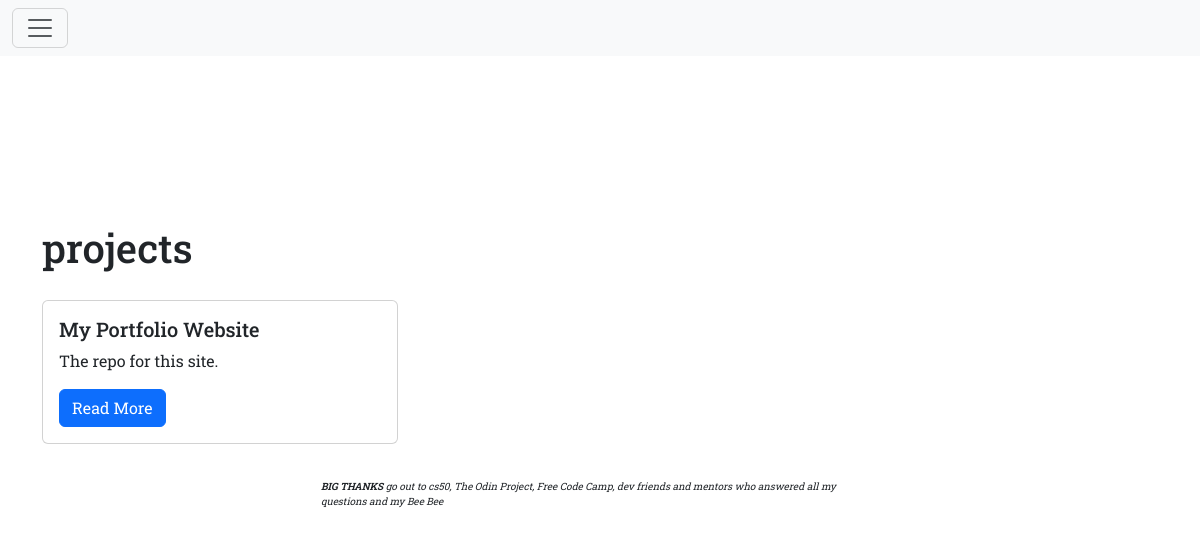
The app's page /projects/, older data.
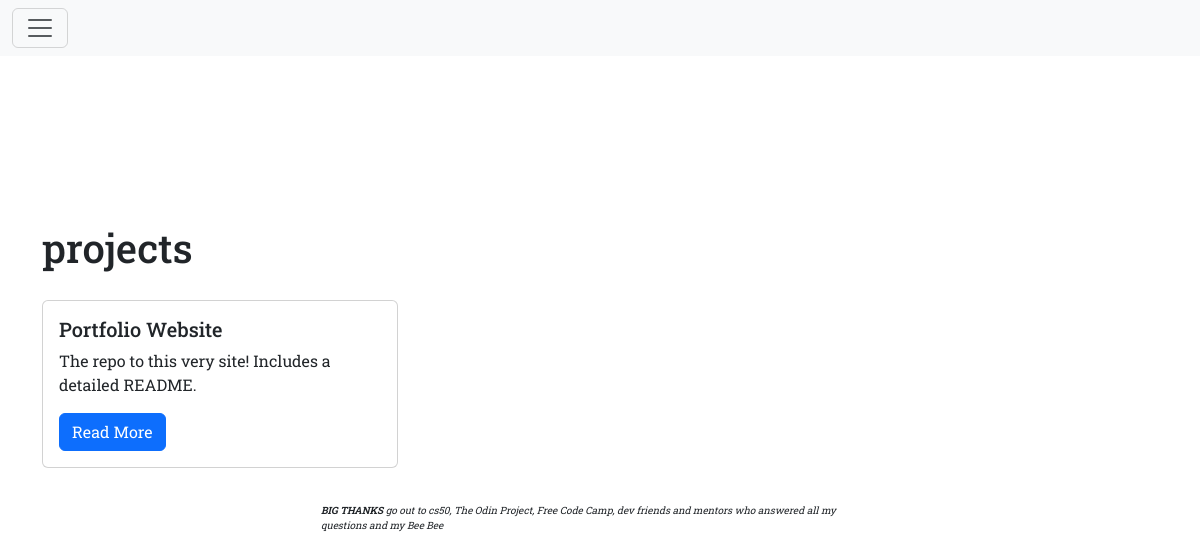
The same page, newer data.
### projects/models.py (models this page shows, shortened)
class Project(models.Model):
    title = models.CharField(max_length=100)
    description = models.TextField()
    technology = models.CharField(max_length=20)

### projects/views.py (the view)
# urls.py: path("", views.project_index, name="project_index"),
def project_index(request):
    projects = Project.objects.all()
    context = {
        "projects": projects
    }
    return render(request, "projects/project_index.html", context)

### projects/templates/projects/project_index.html
{% extends "base.html" %}
{% block page_content %}
<div class="body-margin">
    <h1>projects</h1>
    <div class="row">
    {% for project in projects %}
        <div class="col-md-4 card-spec">
            <div class="card mb-2">
                <div class="card-body">
                    <h5 class="card-title">{{ project.title }}</h5>
                    <p class="card-text">{{ project.description }}</p>
                    <a href="{% url 'project_detail' project.pk %}"
                       class="btn btn-primary">
                        Read More
                    </a>
                </div>
            </div>
        </div>
        {% endfor %}
    </div>
</div>
{% endblock %}

### templates/base.html (shortened to what this page needs)
<!DOCTYPE html>
<html lang="en">
<head>
    <link href="https://cdn.jsdelivr.net/npm/bootstrap@5.3.2/dist/css/bootstrap.min.css" rel="stylesheet">>
    {% load static %}
    <link rel="stylesheet" href="{% static 'css/styles.css' %}">
</head>
<body class="container">
  <nav class="navbar bg-body-tertiary fixed-top">
    <div class="container-fluid">
      <button class="navbar-toggler" type="button" data-bs-toggle="offcanvas" data-bs-target="#offcanvasNavbar" aria-controls="offcanvasNavbar" aria-label="Toggle navigation">
        <span class="navbar-toggler-icon"></span>
      </button>
    </div>
  </nav>
{% block page_content %}{% endblock page_content %}
  <div class="position-relative">
    <footer class="footer-text position-absolute top-0 start-50 translate-middle">
      <p><em><strong>BIG THANKS</strong> go out to cs50, The Odin Project, Free Code Camp, dev friends and mentors who answered all my questions and my Bee Bee</em></p>
    </footer>
  </div>
</body>
</html>

### pages/static/css/styles.css (style rules this page uses)
* { font-family: 'Roboto Slab', serif; }
.body-margin { margin-top: 200px; }
.footer-text { margin-top: 50px; font-size: 10px; }
.card-spec { margin-top: 20px; }

Row changes from the older to the newer data that the page shows:
changed Project: title "My Portfolio Website" → "Portfolio Website"; description "The repo for this site." → "The repo to this very site! Includes a detailed README."
